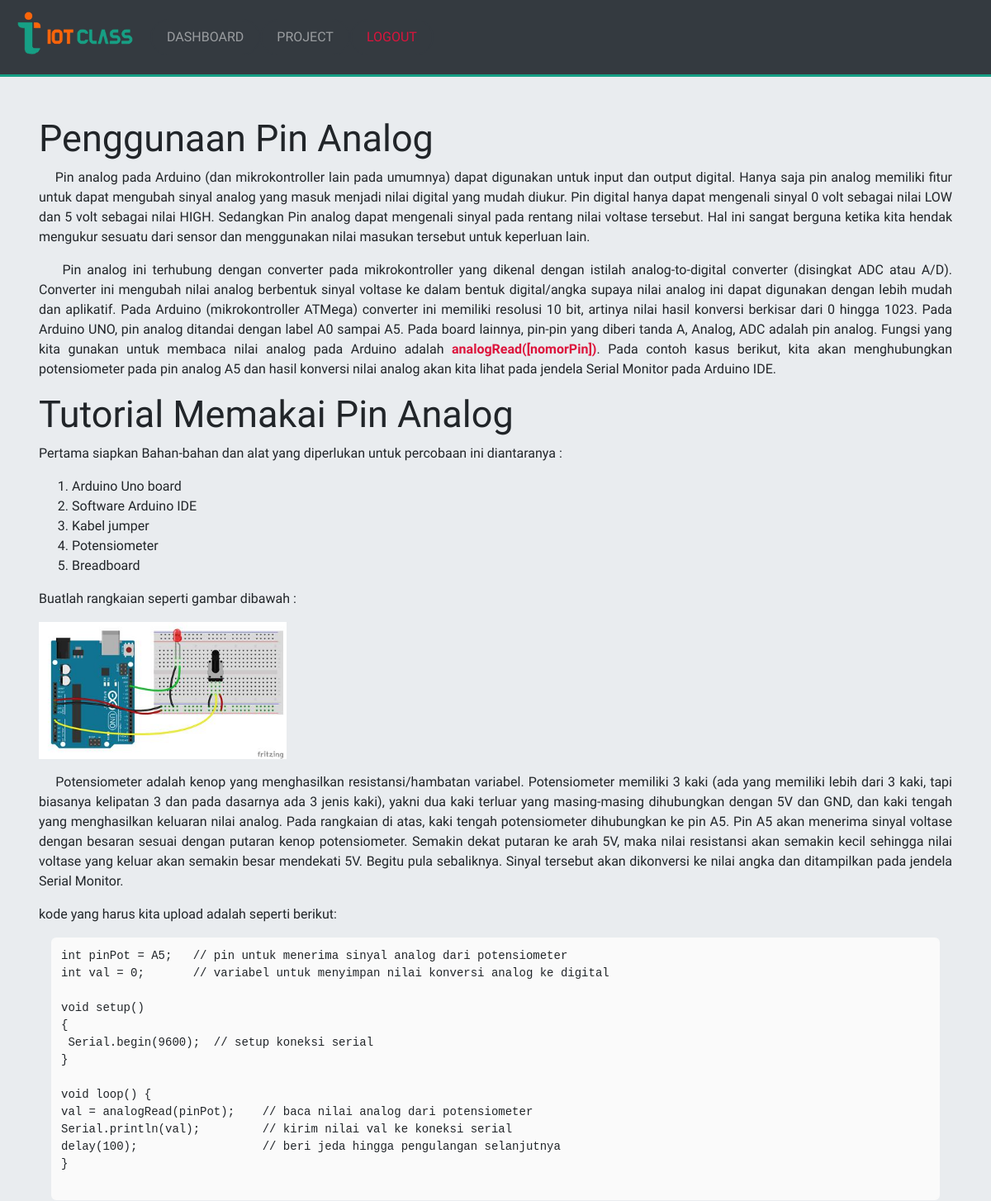
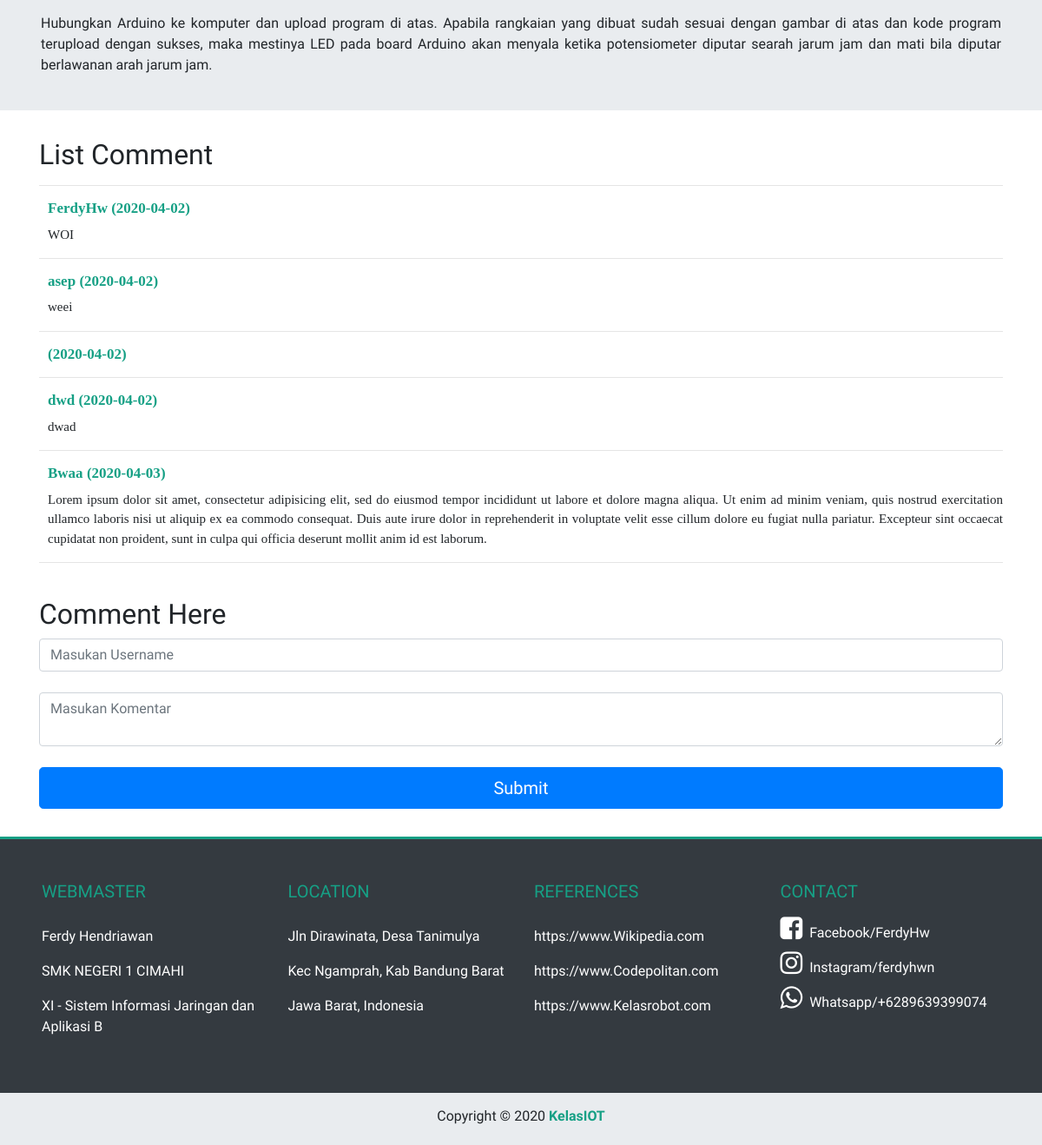
Screenshot of /application/project/pin-analog (signed in) with the database file from the repository (2 pictures, top to bottom).
### tables this page shows
CREATE TABLE `comment_1` (
  `id` int(10) NOT NULL,
  `name` varchar(50) NOT NULL,
  `comment` text NOT NULL,
  `date` date NOT NULL
);

### application/functions.php (called while the page is built, shortened)
<?php
$conn = mysqli_connect("localhost", "root", "", "pkk_2");
function query($query) {
	global $conn;
	$result = mysqli_query($conn, $query);
	$rows = [];
	while($row = mysqli_fetch_assoc($result)) {
			$rows[] = $row;
	}
	return $rows;
}
?>

### application/project/pin-analog.php (the view, shortened to what this page needs)
<?php
require "../functions.php";
  $tampilkan = query("SELECT * FROM comment_1");
?>
<!DOCTYPE html>
<html lang="en">
<head>
  <link rel="stylesheet" href="../../css/bootstrap.min.css">
  <link rel="stylesheet" type="text/css" href="../../style/style_pin-analog.css">
  <link rel="stylesheet" href="https://cdnjs.cloudflare.com/ajax/libs/font-awesome/4.7.0/css/font-awesome.min.css">
</head>
<body style="font-family: Viga">
<nav class="navbar sticky-top navbar-expand-md bg-dark navbar-dark pt-0 pb-0">
  <a class="navbar-brand" href="">
    <img src="../../img/logo3.png" alt="Logo" style="width:150px;height: 70px; margin-bottom: 10px">
  </a>
  <div class="collapse navbar-collapse" id="collapsibleNavbar">
    <ul class="navbar-nav">
      <li class="nav-item1">
        <a class="nav-link" href="../dashboard">DASHBOARD</a>
      </li>
      <li class="nav-item3">
        <a class="nav-link" href="../dashboard-project">PROJECT</a>
      </li>
      <li class="nav-item4">
        <a class="nav-link" style="color: crimson;" href="../logout">LOGOUT</a>
      </li>
    </ul>
</nav>
<div class="jumbotron">
    <div class="container" style="text-align: justify;">
      <h1 class="display-4" style="font-size: 45px">Penggunaan Pin Analog</h1>
      <div class="materi">
      <p>&nbsp;&nbsp;&nbsp;&nbsp;Pin analog pada Arduino (dan mikrokontroller lain pada umumnya) dapat digunakan untuk input dan output digital. Hanya saja pin analog memiliki fitur untuk dapat mengubah sinyal analog yang masuk menjadi nilai digital yang mudah diukur. Pin digital hanya dapat mengenali sinyal 0 volt sebagai nilai LOW dan 5 volt sebagai nilai HIGH. Sedangkan Pin analog dapat mengenali sinyal pada rentang nilai voltase tersebut. Hal ini sangat berguna ketika kita hendak mengukur sesuatu dari sensor dan menggunakan nilai masukan tersebut untuk keperluan lain. </p>
      <p>&nbsp;&nbsp;&nbsp;&nbsp;Pin analog ini terhubung dengan converter pada mikrokontroller yang dikenal dengan istilah analog-to-digital converter (disingkat ADC atau A/D). Converter ini mengubah nilai analog berbentuk sinyal voltase ke dalam bentuk digital/angka supaya nilai analog ini dapat digunakan dengan lebih mudah dan aplikatif. Pada Arduino (mikrokontroller ATMega) converter ini memiliki resolusi 10 bit, artinya nilai hasil konversi berkisar dari 0 hingga 1023. Pada Arduino UNO, pin analog ditandai dengan label A0 sampai A5. Pada board lainnya, pin-pin yang diberi tanda A, Analog, ADC adalah pin analog. Fungsi yang kita gunakan untuk membaca nilai analog pada Arduino adalah <b style="color: crimson;">analogRead([nomorPin])</b>. Pada contoh kasus berikut, kita akan menghubungkan potensiometer pada pin analog A5 dan hasil konversi nilai analog akan kita lihat pada jendela Serial Monitor pada Arduino IDE.</p>
      <h1 class="display-4" style="font-size: 45px">Tutorial Memakai Pin Analog</h1>
      <p>Pertama siapkan Bahan-bahan dan alat yang diperlukan untuk percobaan ini diantaranya :</p>
      <ol>
        <li>Arduino Uno board</li>
        <li>Software Arduino IDE</li>
        <li>Kabel jumper</li>
        <li>Potensiometer</li>
        <li>Breadboard</li>
      </ol>
      <p>Buatlah rangkaian seperti gambar dibawah :</p>
      <img class="pb-3" src="../../img/Potensiometer Kelas Robot.jpg" style="width: 300px;">
      <p>&nbsp;&nbsp;&nbsp;&nbsp;Potensiometer adalah kenop yang menghasilkan resistansi/hambatan variabel. Potensiometer memiliki 3 kaki (ada yang memiliki lebih dari 3 kaki, tapi biasanya kelipatan 3 dan pada dasarnya ada 3 jenis kaki), yakni dua kaki terluar yang masing-masing dihubungkan dengan 5V dan GND, dan kaki tengah yang menghasilkan keluaran nilai analog. Pada rangkaian di atas, kaki tengah potensiometer dihubungkan ke pin A5. Pin A5 akan menerima sinyal voltase dengan besaran sesuai dengan putaran kenop potensiometer. Semakin dekat putaran ke arah 5V, maka nilai resistansi akan semakin kecil sehingga nilai voltase yang keluar akan semakin besar mendekati 5V. Begitu pula sebaliknya. Sinyal tersebut akan dikonversi ke nilai angka dan ditampilkan pada jendela Serial Monitor.</p>
      <p>kode yang harus kita upload adalah seperti berikut:</p>
      <div class="container">
      <pre>
int pinPot = A5;   // pin untuk menerima sinyal analog dari potensiometer
int val = 0;       // variabel untuk menyimpan nilai konversi analog ke digital
void setup()
{
 Serial.begin(9600);  // setup koneksi serial
}
void loop() {
val = analogRead(pinPot);    // baca nilai analog dari potensiometer
Serial.println(val);         // kirim nilai val ke koneksi serial
delay(100);                  // beri jeda hingga pengulangan selanjutnya
}
      </pre>
    </div>
    <p>Hubungkan Arduino ke komputer dan upload program di atas. Apabila rangkaian yang dibuat sudah sesuai dengan gambar di atas dan kode program terupload dengan sukses, maka mestinya LED pada board Arduino akan menyala ketika potensiometer diputar searah jarum jam dan mati bila diputar berlawanan arah jarum jam.</p>
    </div>
  </div>
</div>
  <div class="container" style="padding-bottom: 2%;">
    <form method="post" action="" class="pb-4">
          <div class="list-comment">
            <h2>List Comment</h2>
            <hr>
            <?php foreach( $tampilkan as $row ) : ?>
              <div class="comments" style="font-family: Calibri Regular; margin-left: 10px; text-align: justify;">
                <h5 style="font-weight: bold; font-size: 17px; color:  #16a085"><?= $row['name']; ?> (<?= $row['date']; ?>)</h5>
                <p><?= $row['comment']; ?></p>
              </div>
              <hr>
            <?php endforeach; ?>
          </div>
          <br>
          <div class="comment">
            <h2>Comment Here</h2>
            <input type="text" name="nama" class="form-control" placeholder="Masukan Username" required>
            <br>
            <textarea name="komentar" class="form-control" placeholder="Masukan Komentar" required></textarea>
            <br>
            <input type="submit" name="kirim" class="btn btn-lg btn-primary btn-block mb-4">
          </div>
    </form>
  </div>
<footer class="container-fluid bg-dark p-5">
    <div class="row">
      <div class="col-md-3 text-white">
        <h5 style="color: #16a085">WEBMASTER</h5>
        <p style="padding-top: 20px;">Ferdy Hendriawan</p>
        <p style="padding-top: -20px;">SMK NEGERI 1 CIMAHI</p>
        <p style="padding-top: -20px;">XI - Sistem Informasi Jaringan dan Aplikasi B</p>
      </div>
      <div class="col-md-3 text-white">
        <h5 style="color: #16a085">LOCATION</h5>
        <p style="padding-top: 20px">Jln Dirawinata, Desa Tanimulya</p>
        <p style="padding-top: -20px">Kec Ngamprah, Kab Bandung Barat</p>
        <p style="padding-top: -20px">Jawa Barat, Indonesia</p>
      </div>
      <div class="col-md-3 text-white">
        <h5 style="color: #16a085">REFERENCES</h5>
        <a href="https://id.wikipedia.org/wiki/Internet_untuk_Segala" style="text-decoration: none; color: white"><p style="padding-top: 20px">https://www.Wikipedia.com</p></a>
        <a href="https:// www.codepolitan.com/analog-input-pada-arduino" style="text-decoration: none; color: white"><p style="padding-top: -20px">https://www.Codepolitan.com</p></a>
        <a href="https://kelasrobot.com/category/arduino-project" style="text-decoration: none; color: white"><p style="padding-top: -20px">https://www.Kelasrobot.com</p></a>
      </div>
      <div class="col-md-3 text-white">
        <h5 style="color: #16a085; margin-bottom: 15px;">CONTACT</h5>
        <a href="https://www.facebook.com/profile.php?id=100008624989032" style="text-decoration: none; color: #fff"><i class="fa fa-facebook-square fb" style="font-size: 30px; color: #fff; padding-bottom: 10px;"></i> &nbsp;Facebook/FerdyHw</a>
        <br>
        <a href="https://www.instagram.com/ferdyhwn/" style="text-decoration: none; color: #fff"><i class="fa fa-instagram" style="font-size: 30px; color: #fff; padding-bottom: 10px;"></i> &nbsp;Instagram/ferdyhwn</a>
        <br>
        <a href="https://api.whatsapp.com/send?phone=6289639399074" style="text-decoration: none; color: #fff"><i class="fa fa-whatsapp" style="font-size: 30px; color: #fff; padding-bottom: 10px;"></i> &nbsp;Whatsapp/+6289639399074</a>
        <br>
      </div>
    </div>
</footer>
<div class="container-fluid" style="background: #e9ecef; padding-top: 15px; padding-bottom: 5px;">
<center><p>Copyright © 2020 <strong style="color: #16a085">KelasIOT</strong></p></center>
</body>
</html>

### style/style_pin-analog.css (style rules this page uses)
.nav-item1 { padding-left: 10px; padding-right: 10px; border-radius: 50px; border: 2px solid #343a40; }
.nav-item3 { padding-left: 10px; padding-right: 10px; border-radius: 50px; border: 2px solid #343a40; }
.nav-item4 { padding-left: 10px; padding-right: 10px; border-radius: 50px; border: 2px solid #343a40; }
.jumbotron { padding-top: 4%; padding-bottom: 2%; border-radius: 0px; }
.list-comment p { font-size: 15px; }
pre { color: #212529; border: 2px solid #fafafa; border-radius: 6px; padding: 10px; background-color: #fafafa; }
nav { border-bottom: 3px solid #16a085; }
footer { margin-top: -40px; border-top: 3px solid #16a085; }

### rows the page displays
comment_1: name "FerdyHw", date "2020-04-02", comment "WOI"
comment_1: name "asep", date "2020-04-02", comment "weei"
comment_1: date "2020-04-02"
comment_1: name "dwd", date "2020-04-02", comment "dwad"
comment_1: name "Bwaa", date "2020-04-03", comment "Lorem ipsum dolor sit amet, consectetur adipisicing elit, sed do eiusmod tempor incididunt ut labore et dolore magna aliqua. Ut enim ad minim veniam, quis nostrud exercitation ullamco laboris nisi ut aliquip ex ea commodo consequat. Duis aute irure dolor in reprehenderit in voluptate velit esse cillum dolore eu fugiat nulla pariatur. Excepteur sint occaecat cupidatat non proident, sunt in culpa qui officia deserunt mollit anim id est laborum."
